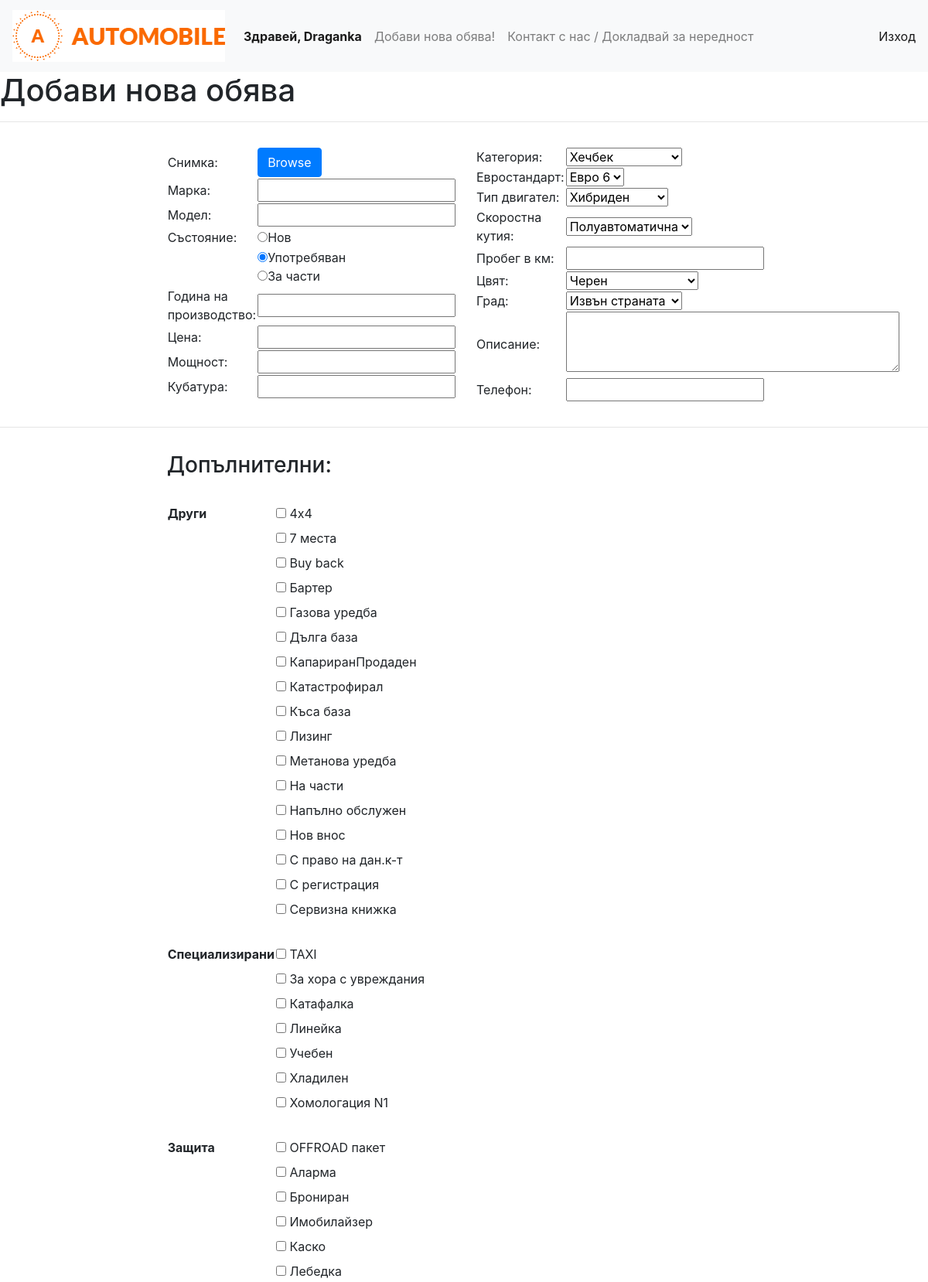
/add-car.php (signed in, upper part), run on the app's committed database.
### tables this page shows
CREATE TABLE IF NOT EXISTS `extra_types` (
  `id` int(11) NOT NULL AUTO_INCREMENT,
  `extra_type` varchar(50) NOT NULL,
  PRIMARY KEY (`id`)
);

CREATE TABLE IF NOT EXISTS `extras` (
  `id` int(11) NOT NULL AUTO_INCREMENT,
  `extra` varchar(128) NOT NULL,
  `type_id` int(11) NOT NULL,
  PRIMARY KEY (`id`)
);

### add-car.php (called while the page is built, shortened)
<?php
include_once('views/header.logged.view.php');
include_once ('views/add-car.view.php');

### Repository.php (called while the page is built, shortened)
<?php
class Repository
{
    public static function getAll(PDO $db, $table, $columns = ['*'], $orderBy = 'id'){
        $columns = implode(', ', $columns);
        $stmt = $db->query("SELECT {$columns} FROM {$table} ORDER BY {$orderBy} DESC");
        $result = [];
        while($row = $stmt->fetchObject()){
            $result[] = $row;
        }
        return $result;
    }
    public static function getSome(PDO $db, $table, $condition, $value, $columns = ['*']){
        $columns = implode(', ', $columns);
        $stmt = $db->query("SELECT {$columns} FROM {$table} WHERE {$condition}={$value}");
        $result = [];
        while ($row = $stmt->fetchObject()){
            $result[] = $row;
        }
        return $result;
    }
}

### views/add-car.view.php (the view, shortened to what this page needs)
<h1>Добави нова обява</h1>
<hr>
<form method="POST" enctype='multipart/form-data'>
    <div class="modal-body row">
        <div class="col-md-2"></div>
        <div class="col-md-4">
            <table>
                <tr>
                    <td>Снимка:</td>
                    <td>
                        <span class="btn btn-primary btn-file">
                            <input type="file" name="fileToUpload" />Browse
                        </span>
                    </td>
                </tr>
                <tr>
                    <td>Марка:</td>
                    <td><input type="text" name="brand" /></td>
                </tr>
                <tr>
                    <td>Модел:</td>
                    <td><input type="text" name="model" /></td>
                </tr>
                <tr>
                    <td>Състояние:</td>
                    <td>
                        <input type="radio" name="state" value="new_car" />Нов<br />
                    </td>
                </tr>
                <tr>
                    <td></td>
                    <td><input type="radio" name="state" value="used_car" checked />Употребяван<br />
                        <input type="radio" name="state" value="for_parts" />За части<br />
                    </td>
                </tr>
                <tr>
                    <td>Година на производство:</td>
                    <td><input type="text" name="release_year" /></td>
                </tr>
                <tr>
                    <td>Цена:</td>
                    <td><input type="text" name="price" /></td>
                </tr>
                <tr>
                    <td>Мощност:</td>
                    <td><input type="text" name="power" /></td>
                </tr>
                <tr>
                    <td>Кубатура:</td>
                    <td><input type="text" name="engine_volume" /></td>
                </tr>
            </table>
        </div>
        <div class="col-md-4">
            <table>
                <tr>
                    <td>Категория:</td>
                    <td>
                        <?= HTMLBuilder::getAllOptions($db, 'categories', 'name') ?>
                    </td>
                </tr>
                <tr>
                    <td>Евростандарт:</td>
                    <td>
                        <?= HTMLBuilder::getAllOptions($db, 'eurostandarts', 'name') ?>
                    </td>
                </tr>
                <tr>
                    <td>Тип двигател:</td>
                    <td>
                        <?= HTMLBuilder::getAllOptions($db, 'engines', 'type') ?>
                    </td>
                </tr>
                <tr>
                    <td>Скоростна кутия:</td>
                    <td>
                        <?= HTMLBuilder::getAllOptions($db, 'gears', 'type') ?>
                    </td>
                </tr>
                <tr>
                    <td>Пробег в км:</td>
                    <td>
                        <input type="text" name="mileage" />
                    </td>
                </tr>
                <tr>
                    <td>Цвят:</td>
                    <td>
                        <?= HTMLBuilder::getAllOptions($db, 'colors', 'color') ?>
                    </td>
                </tr>
                <tr>
                    <td>Град:</td>
                    <td>
                        <?= HTMLBuilder::getAllOptions($db, 'towns', 'town') ?>
                    </td>
                </tr>
                <tr>
                    <td>Описание:</td>
                    <td>
                        <textarea name="textarea" id="" cols="40" rows="3"></textarea>
                    </td>
                </tr>
                <tr>
                    <td>Телефон:</td>
                    <td>
                        <input type="text" name="phone">
                    </td>
                </tr>
            </table>
        </div>
    </div>
    <hr>
    <div class="modal-body row">
        <div class="col-md-2"></div>
        <div class="col-md-4">
            <table>
                <h3>Допълнителни:</h3><br />
                <?php $extra_types = Repository::getAll($db, 'extra_types');
                foreach ($extra_types as $extra_type) : ?>
                    <tr>
                        <td valign="top">
                            <p><strong><?= $extra_type->extra_type ?></strong></p>
                        </td>
                        <td>
                            <?php $extras = Repository::getSome($db, 'extras', 'type_id', $extra_type->id) ?>
                            <?php foreach ($extras as $extra): ?>
                                <input type="checkbox" name="<?= $extra->id ?>" id="<?= $extra->id ?>" value="<?= $extra->id ?>">
                                    <label for="<?= $extra->id ?>"><?= $extra->extra ?></label><br />
                            <?php endforeach; ?>
                                <br>
                            <?php endforeach; ?>
                        </td>
                    </tr>
            </table>
        </div>
    </div>
</form>
<?php include_once ('footer.view.php'); ?>

### css/logged.css (style rules this page uses)
.btn-file { position: relative; overflow: hidden; }

### data on the page
extra_types: extra_type "Други"
extras: extra "4x4"
extras: extra "7 места"
extras: extra "Buy back"
extras: extra "Бартер"
extras: extra "Газова уредба"
extras: extra "Дълга база"
extras: extra "КапариранПродаден"
extras: extra "Катастрофирал"
extras: extra "Къса база"
extras: extra "Лизинг"
extras: extra "Метанова уредба"
extras: extra "На части"
extras: extra "Напълно обслужен"
extras: extra "Нов внос"
extras: extra "С право на дан.к-т"
extras: extra "С регистрация"
extras: extra "Сервизна книжка"
extra_types: extra_type "Специализирани"
extras: extra "TAXI"
extras: extra "За хора с увреждания"
extras: extra "Катафалка"
extras: extra "Линейка"
extras: extra "Учебен"
extras: extra "Хладилен"
extras: extra "Хомологация N1"
extra_types: extra_type "Защита"
extras: extra "OFFROAD пакет"
extras: extra "Аларма"
extras: extra "Брониран"
extras: extra "Имобилайзер"
extras: extra "Каско"
extras: extra "Лебедка"

### other printed values
$_SESSION['first_name'] "Draganka"
form field categories "Хечбек"
form field eurostandarts "Евро 6"
form field engines "Хибриден"
form field gears "Полуавтоматична"
form field colors "Черен"
form field towns "Извън страната"
